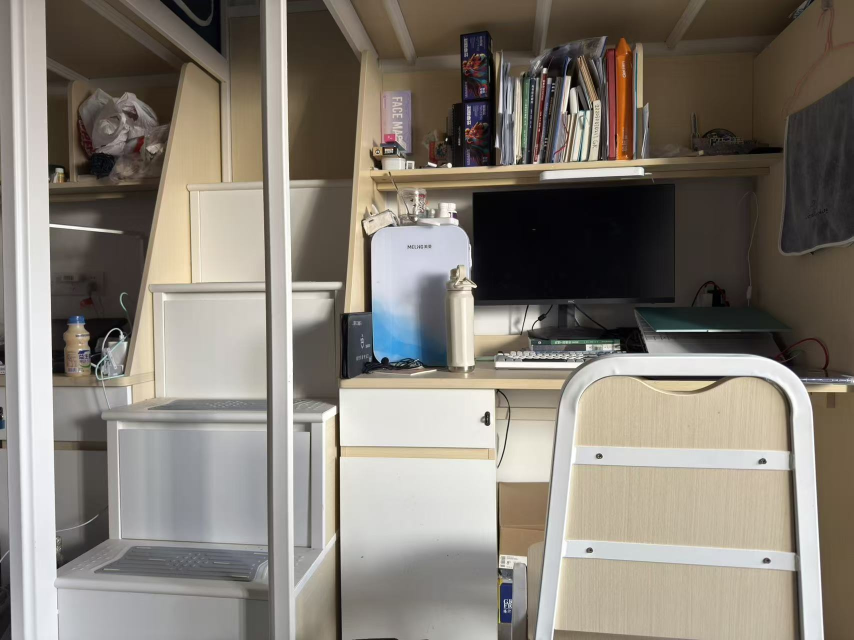
#> input picture pic/left_image_2.jpg, 1707 x 1280 px, found by its file name (shown at 1/2 size)
$ python main_if_2.py
#> lines starting #> are read from the running program, lines starting #| are printed output that depends on the picture; after the words box and inside, x2 and y2 are one past the last pixel; in counts of white or black regions, pixels touching at a corner belong together; long printed decimals are rounded
### solution.py
import cv2
import numpy as np


def insert_depth_filled(depth_map):
    """
    填充深度图中的空洞（深度图为32f类型，单位为米）
    使用类似于积分图的方法进行填充。

    :param depth_map: 输入的深度图（32f类型）
    :return: 填充后的深度图
    """
    height, width = depth_map.shape[0],depth_map.shape[1]
    # 创建积分图和点数积分图
    integral_map = np.zeros((height, width), dtype=np.float64)
    pts_map = np.zeros((height, width), dtype=np.int32)

    # 填充积分图和点数图
    for i in range(height):
        for j in range(width):
            if depth_map[i, j] > 1e-3:
                integral_map[i, j] = depth_map[i, j]
                pts_map[i, j] = 1

    # 计算积分图
    for i in range(height):
        for j in range(1, width):
            integral_map[i, j] += integral_map[i, j-1]
            pts_map[i, j] += pts_map[i, j-1]

    for i in range(1, height):
        for j in range(width):
            integral_map[i, j] += integral_map[i-1, j]
            pts_map[i, j] += pts_map[i-1, j]

    # 使用窗口大小逐步填充空洞
    wnd = 2
    dWnd = 2.0
    while dWnd > 1:
        wnd = int(dWnd)
        dWnd /= 2
        for i in range(height):
            for j in range(width):
                # 计算邻域范围
                left = max(0, j - wnd - 1)
                right = min(j + wnd, width - 1)
                top = max(0, i - wnd - 1)
                bottom = min(i + wnd, height - 1)

                # 计算积分区域
                dx = right - left
                dy = (bottom - top) * width
                id_left_top = top * width + left
                id_right_top = id_left_top + dx
                id_left_bottom = id_left_top + dy
                id_right_bottom = id_left_bottom + dx

                pts_cnt = pts_map[bottom, right] + pts_map[top, left] - pts_map[bottom, left] - pts_map[top, right]
                sum_gray = integral_map[bottom, right] + integral_map[top, left] - integral_map[bottom, left] - integral_map[top, right]

                if pts_cnt > 0:
                    depth_map[i, j] = sum_gray / pts_cnt

        # 高斯模糊平滑
        s = wnd // 2 * 2 + 1
        s = min(s, 201)  # 最大窗口为201
        depth_map = cv2.GaussianBlur(depth_map, (s, s), s, s)

    return depth_map

def fill_disparity_map(disparity_map):
    """
    填充视差图中的空洞（视差图为16位类型）

    :param disparity_map: 输入的视差图（16位）
    :return: 填充后的视差图
    """
    # 将视差图转换为浮动类型并填充空洞
    disparity_map_float = disparity_map.astype(np.float32)

    # 填充视差图中的空洞
    filled_disparity = insert_depth_filled(disparity_map_float)

    # 将填充后的视差图转换回16位
    filled_disparity = np.clip(filled_disparity, 0, 255)  # 防止溢出
    return filled_disparity.astype(np.uint8)

### main_if_2.py
import cv2 as cv
import cv2
import numpy as np
from matplotlib import pyplot as plt
from solution import insert_depth_filled, fill_disparity_map


class stereoCamera(object):
    def __init__(self):
        self.cam_matrix_l = np.array([[1.16250321e+03, 0.00000000e+00, 8.02557637e+02],
                                      [0.00000000e+00, 1.16625351e+03, 5.75175366e+02],
                                      [0.00000000e+00, 0.00000000e+00, 1.00000000e+00]])
        self.cam_matrix_r = np.array([[1.16250321e+03, 0.00000000e+00, 8.02557637e+02],
                                      [0.00000000e+00, 1.16625351e+03, 5.75175366e+02],
                                      [0.00000000e+00, 0.00000000e+00, 1.00000000e+00]])
        self.distortion_l = np.array([-0.01941144, -0.06134838, 0.01620116, -0.00086964, -0.03158034])
        self.distortion_r = np.array([-0.01941144, -0.06134838, 0.01620116, -0.00086964, -0.03158034])
        self.R = np.identity(3, dtype=np.float64)
        self.T = np.array([[-100], [0.0], [0.0]], dtype=np.float32)
        self.doffs = 0.0
        self.isRectified = True

def getRectifyTransform(high, wide, config):
    left_K = config.cam_matrix_l
    right_K = config.cam_matrix_r
    left_distortion = config.distortion_l
    right_distortion = config.distortion_r
    R = config.R
    T = config.T

    # 计算校正变换
    R1, R2, P1, P2, Q, roi1, roi2 = cv.stereoRectify(left_K, left_distortion, right_K, right_distortion,
                                                     (wide, high), R, T, alpha=0)
    map1x, map1y = cv.initUndistortRectifyMap(left_K, left_distortion, R1, P1, (wide, high), cv.CV_32FC1)
    map2x, map2y = cv.initUndistortRectifyMap(right_K, right_distortion, R2, P2, (wide, high), cv.CV_32FC1)
    return map1x, map1y, map2x, map2y, Q


def rectifyImage(img1, img2, map1x, map1y, map2x, map2y):
    rectify_img1 = cv.remap(img1, map1x, map1y, cv.INTER_AREA)
    rectify_img2 = cv.remap(img2, map2x, map2y, cv.INTER_AREA)
    return rectify_img1, rectify_img2


def draw_line(img1, img2):
    height = max(img1.shape[0], img2.shape[0])
    width = img1.shape[1] + img2.shape[1]
    output = np.zeros((height, width, 3), dtype=np.uint8)
    output[0:img1.shape[0], 0:img1.shape[1]] = img1
    output[0:img2.shape[0], img1.shape[1]:] = img2
    line_interval = 50  # 直线间隔
    for k in range(height // line_interval):
        cv.line(output, (0, line_interval * (k + 1)),
                (2 * width, line_interval * (k + 1)),
                (0, 255, 0), thickness=2, lineType=cv.LINE_AA)
    plt.imshow(output, 'gray')
    plt.show()
    # cv.imwrite('./lineOut.jpg',output)
    return output


def opencv_SGBM(left_img, right_img, use_wls=False):
    blockSize = 11
    paramL = {"minDisparity": 0,  # 表示可能的最小视差值。通常为0，但有时校正算法会移动图像，所以参数值也要相应调整
              "numDisparities": 224,  # 表示最大的视差值与最小的视差值之差，这个差值总是大于0。在当前的实现中，这个值必须要能被16整除，越大黑色边缘越多，表示不能计算视差的区域
              "blockSize": blockSize,
              "P1": 8 * 3 * blockSize * blockSize,  # 控制视差图平滑度的第一个参数 2,904
              "P2": 32 * 3 * blockSize * blockSize,  # 控制视差图平滑度的第二个参数，值越大，视差图越平滑。P1是邻近像素间视差值变化为1时的惩罚值，11,616
              # p2是邻近像素间视差值变化大于1时的惩罚值。算法要求P2>P1,stereo_match.cpp样例中给出一些p1和p2的合理取值。
              "disp12MaxDiff": 1,  # 表示在左右视图检查中最大允许的偏差（整数像素单位）。设为非正值将不做检查。
              "uniquenessRatio": 10,  # 表示由代价函数计算得到的最好（最小）结果值比第二好的值小多少（用百分比表示）才被认为是正确的。通常在5-15之间。
              "speckleWindowSize": 50,  # 表示平滑视差区域的最大窗口尺寸，以考虑噪声斑点或无效性。将它设为0就不会进行斑点过滤，否则应取50-200之间的某个值。
              "speckleRange": 1,  # 指每个已连接部分的最大视差变化，如果进行斑点过滤，则该参数取正值，函数会自动乘以16、一般情况下取1或2就足够了。
              "preFilterCap": 31,
              "mode": cv.STEREO_SGBM_MODE_SGBM_3WAY
              }
    matcherL = cv.StereoSGBM_create(**paramL)
    # 计算视差图
    dispL = matcherL.compute(left_img, right_img)

    # WLS滤波平滑优化图像
    if use_wls:
        paramR = paramL
        paramR['minDisparity'] = -paramL['numDisparities']
        matcherR = cv.StereoSGBM_create(**paramR)
        dispR = matcherR.compute(right_img, left_img)
        # dispR = np.int16(dispR)
        lmbda = 80000
        sigma = 1.5
        filter = cv.ximgproc.createDisparityWLSFilter(matcher_left=matcherL)
        filter.setLambda(lmbda)
        filter.setSigmaColor(sigma)
        dispL = filter.filter(dispL, left_img, None, dispR)

    # 双边滤波
    dispL = cv2.bilateralFilter(dispL.astype(np.float32), d=9, sigmaColor=75, sigmaSpace=75)

    # 除以16得到真实视差（因为SGBM算法得到的视差是×16的）
    dispL[dispL < 0] = 1e-6
    dispL = dispL.astype(np.int16)
    dispL = dispL / 16.0  # float 64 必须转为uint才能正确显示，如果不使用空洞填充的话

    dispL_nor = cv2.normalize(dispL, None, 0, 255, cv.NORM_MINMAX)
    dispL_nor = dispL_nor.astype(np.uint8)
    cv.imshow('dispL_before', cv.resize(dispL_nor, (853,640)))
    #cv.waitKey(0)

    return dispL


def create_point_cloud(dispL, img, Q):
    # step = 2  # 取样间隔
    # dispL = dispL[::step, ::step]
    # img = img[::step, ::step]
    points = cv.reprojectImageTo3D(dispL, Q)
    colors = cv.cvtColor(img, cv.COLOR_BGR2RGB)
    # mask = dispL > dispL.min()
    mask = (dispL > 0)
    points = points.astype(np.float16)
    out_points = points[mask]
    out_colors = colors[mask]
    return out_points, out_colors


def save_point_cloud(points, colors, filename, depth_range):
    colors = colors.reshape(-1, 3)
    points = points.reshape(-1, 3)
    # 只要规定区域的点
    print("Depth range in point cloud:", points[:, 2].min(), points[:, 2].max())
    valid_indices = np.where((points[:, 2] > depth_range[0]) & (points[:, 2] < depth_range[1]))[0]
    filtered_points = points[valid_indices]
    # 带颜色的
    filtered_colors = colors[valid_indices]
    point_cloud = np.hstack([filtered_points, filtered_colors])
    np.savetxt(filename, point_cloud, fmt='%0.4f %0.4f %0.4f %d %d %d')
    # # 不带颜色的
    # point_cloud = filtered_points
    # np.savetxt(filename, point_cloud, fmt='%0.4f %0.4f %0.4f')


def creatDepthView(dispL=None, focal_length=1162.5, baseline=0.1):
    dispL[dispL <= 120] = 120 # 根据视差图中的直方图确定，也可以根据数据集中提供的视差范围确定
    dispL[dispL > 200] = 200
    depth_map = (baseline * focal_length) / (dispL.astype(np.float32))

    print(np.max(depth_map))
    print(np.min(depth_map))

    # 归一化深度图到 0-255 范围
    depth_normalized = cv2.normalize(depth_map, None, alpha=0, beta=255, norm_type=cv2.NORM_MINMAX)
    depth_normalized = depth_normalized.astype(np.uint8)

    # 使用伪彩色图显示深度
    depth_color_map = cv2.applyColorMap(depth_normalized, cv2.COLORMAP_JET)

    return depth_color_map


if __name__ == '__main__':
    imgl = cv.imread('D:/code/pycharm/stereo  visuals/self_depth_generation/pic/left_image_2.jpg')
#> imgl is the input picture: shape (1280, 1707, 3); mean B, G, R 116.9, 126, 132.4
    imgr = cv.imread('D:/code/pycharm/stereo  visuals/self_depth_generation/pic/right_image_2.jpg')
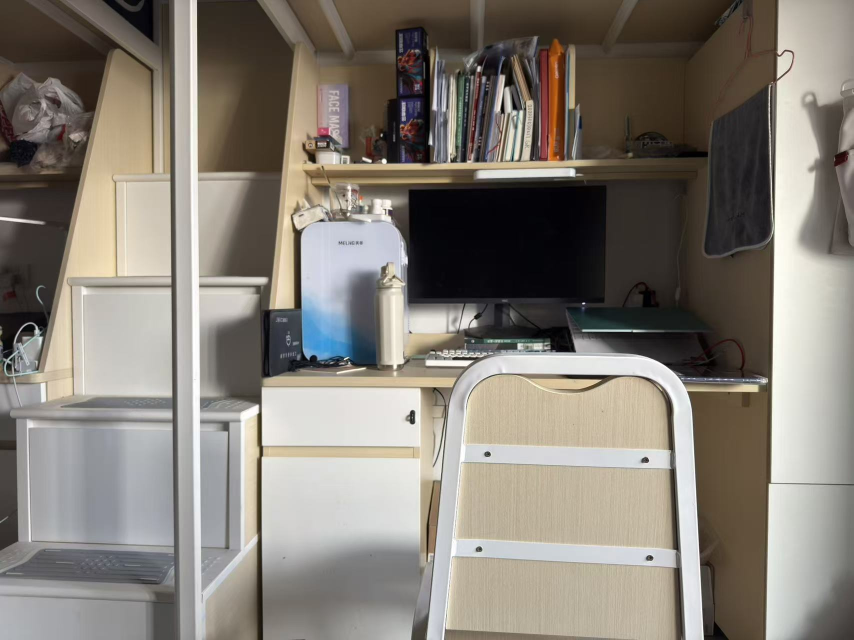
#> input picture pic/right_image_2.jpg, 1707 x 1280 px, found by its file name (shown at 1/2 size)
#> imgr is the input picture: shape (1280, 1707, 3); mean B, G, R 117.6, 126, 132.1
    high, wide = imgl.shape[0:2]
#> high = 1280; wide = 1707
    print(high, wide)
#| 1280 1707

    # # 读取相机参数
    config = stereoCamera()

    # # 消除图像畸变
    imgl_qb = cv.undistort(imgl, config.cam_matrix_l, config.distortion_l)
    imgr_qb = cv.undistort(imgr, config.cam_matrix_r, config.distortion_r)
    # 数据集中图像是矫正之后的，

    # # 极线校正  获取Q矩阵备用
    map1x, map1y, map2x, map2y, Q = getRectifyTransform(high, wide, config)
    imgl_jx, imgr_jx = rectifyImage(imgl_qb, imgr_qb, map1x, map1y, map2x, map2y)
    print("Print Q!")
    print(Q)
#| [[ 1.00000000e+00  0.00000000e+00  0.00000000e+00 -6.93868622e+02]
#|  [ 0.00000000e+00  1.00000000e+00  0.00000000e+00 -6.01538193e+02]
#|  [ 0.00000000e+00  0.00000000e+00  0.00000000e+00  1.23583583e+03]
#|  [ 0.00000000e+00  0.00000000e+00  1.00000000e-02 -0.00000000e+00]]

    # # 绘制等间距平行线，检查效果
    line = draw_line(imgl_jx, imgr_jx)
    line = draw_line(imgl_qb, imgr_qb)
#> after the loop in draw_line (call 2), `for k in range(height // line_interval):`:
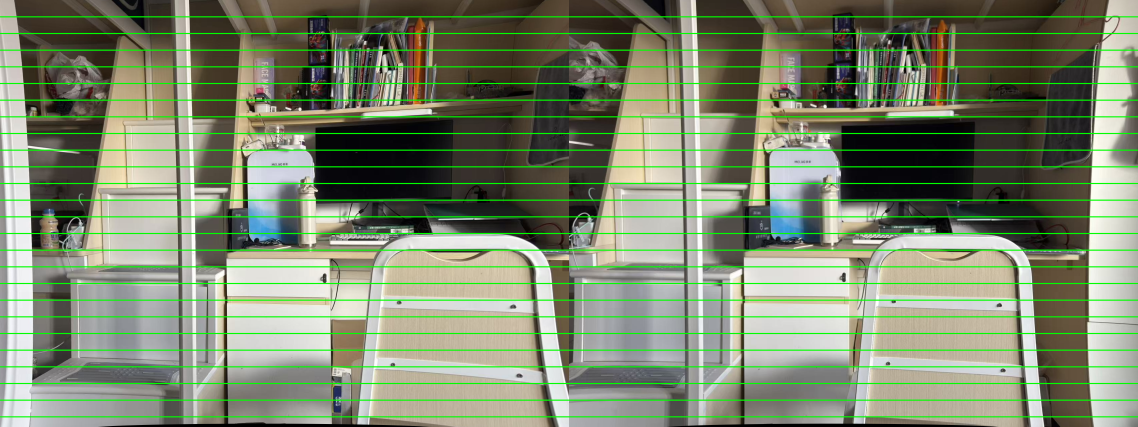
#> output: shape (1280, 3414, 3) (shown at 1/3 size); mean B, G, R 110, 135.3, 124

    imgl_hd = cv.cvtColor(imgl, cv.COLOR_BGR2GRAY)
    imgr_hd = cv.cvtColor(imgr, cv.COLOR_BGR2GRAY)
    imgl_hd = cv.equalizeHist(imgl_hd)
    imgr_hd = cv.equalizeHist(imgr_hd)

    # 立体匹配——SBGM算法
    dispL = opencv_SGBM(imgl_hd, imgr_hd, True)
#> in opencv_SGBM, `paramR = paramL`: paramR = 11 items
#> in opencv_SGBM, `dispL[dispL < 0] = 1e-6`:
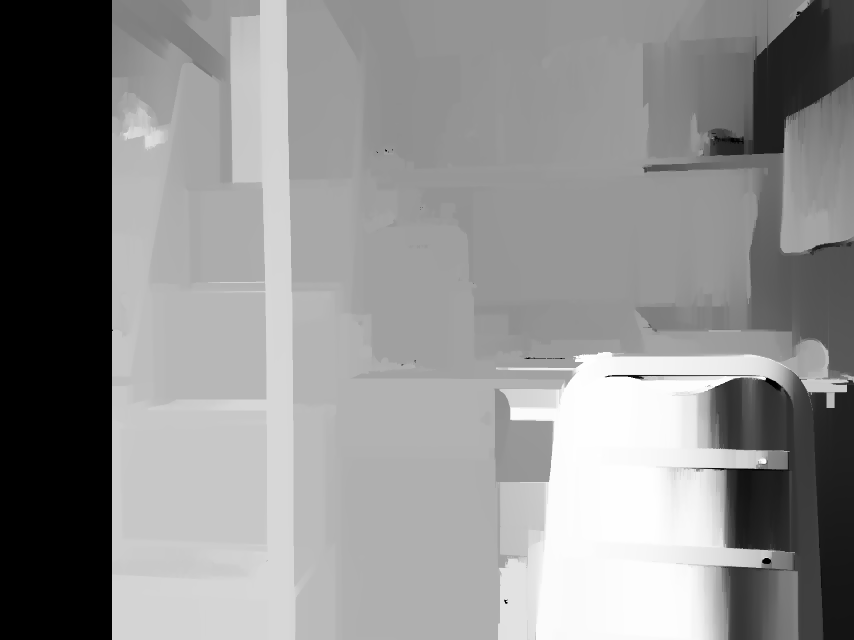
#> dispL: shape (1280, 1707) float32 (shown at 1/2 size); min 1e-06, max 3568, mean 1991.3; drawn with min black and max white

    # 视差图空洞填充
    dispL = fill_disparity_map(dispL)
#> after the loop in insert_depth_filled, `for i in range(height):`:
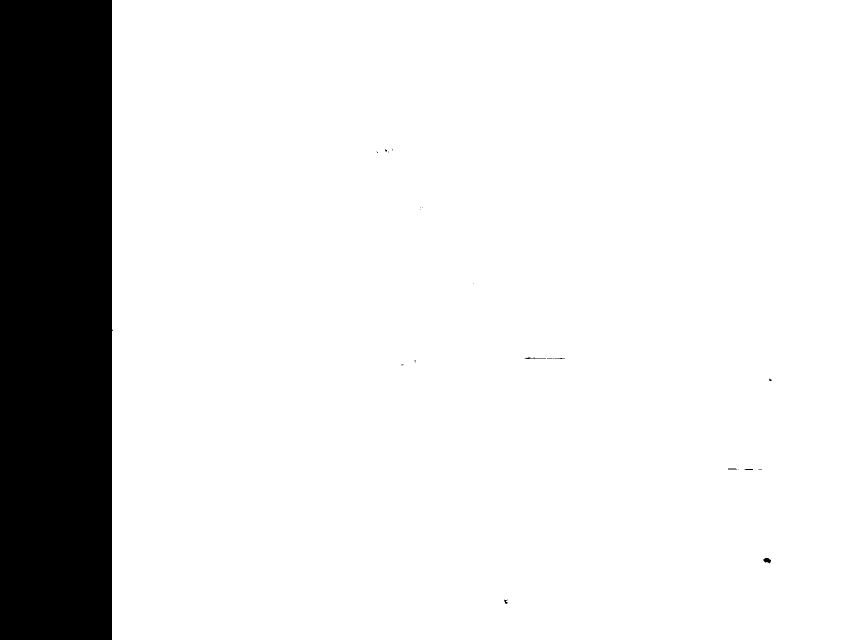
#> pts_map: shape (1280, 1707) int32 (shown at 1/2 size); values 0 (black) and 1 (white), 86.9% white; 25 black regions (18 under 20 px), largest, box (x1, y1, x2, y2) and area: (0, 0, 226, 1280) 286724, (1526, 1116, 1542, 1127) 111, (1049, 715, 1092, 718) 53
#> after the loop in insert_depth_filled, `for i in range(height):`:
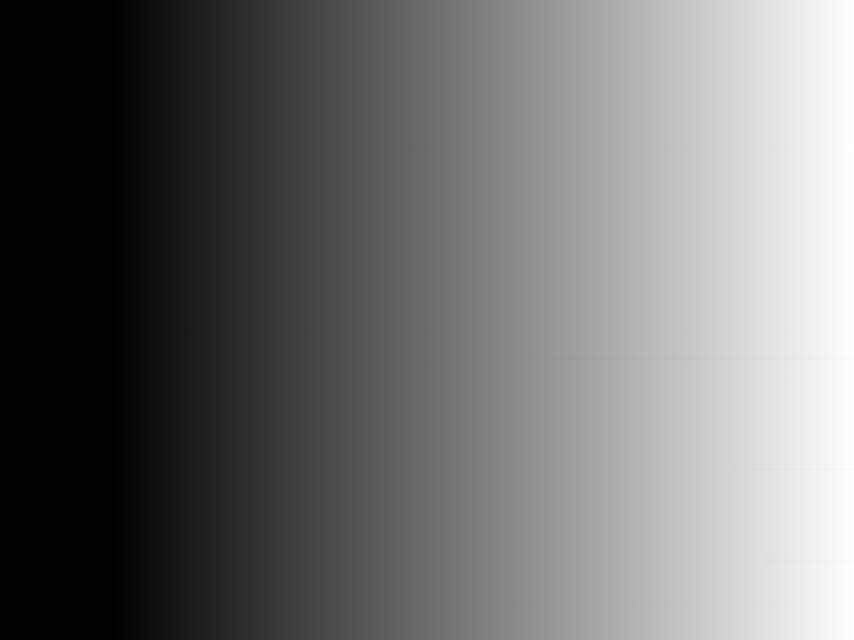
#> pts_map: shape (1280, 1707) int32 (shown at 1/2 size); min 0, max 1483, mean 644.6; drawn with min black and max white
#> after the loop in insert_depth_filled, `for i in range(1, height):`:
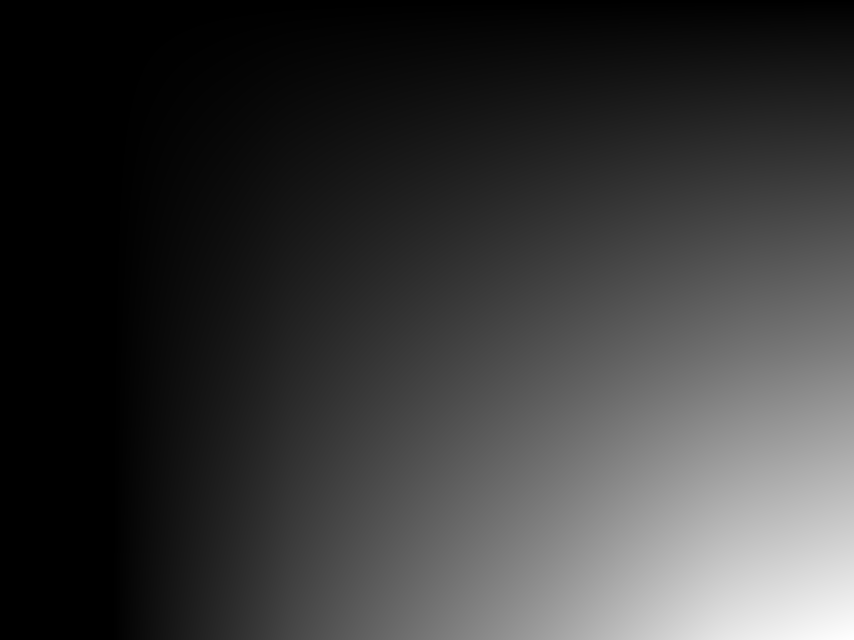
#> integral_map: shape (1280, 1707) float64 (shown at 1/2 size); min 0, max 271872356.8, mean 60398195.4; drawn with min black and max white
#> after the loop in insert_depth_filled, `while dWnd > 1:`: dWnd = 1

    # # 计算视差图中每个值出现的次数
    unique, counts = np.unique(dispL, return_counts=True)
#> unique = 223 values from 0 to 222; counts = 223 values, max 282944 at index 0, min 16 at index 11, mean 9798
    # # 绘制直方图
    plt.figure(figsize=(10, 6))
    plt.bar(unique, counts, width=1, color='b', alpha=0.7)
    plt.xlabel('disparity')
    plt.ylabel('times')
    plt.title('map')
    plt.show()
#> figure, not shown here; tallest bar 282944 high, from x = -0.5 to 0.5

    # 深度图
    depthmap = creatDepthView(dispL)
#> in creatDepthView, `dispL[dispL > 200] = 200`: dispL: shape (1280, 1707); min 120, max 200, mean 145.8
#| 0.9688
#| 0.5813

    # 深度图空洞填充
    # depthmap = insert_depth_filled(depthmap)

    # show original depthMap distanceMap
    cv.imshow('image', cv.resize(imgl, (853,640)))
    cv.imshow('dispL_after', cv.resize(dispL, (853,640)))
    cv.imshow('depthmap', cv.resize(depthmap, (853,640)))
    # cv.imwrite('depth.png',depthmap)
    # cv.imwrite('displ.png',dispL)
    cv.waitKey(0)

    # 生成三维点云
    assert imgl.shape[:2] == dispL.shape[:2], "Image and disparity map must have the same resolution!"
    points, colors = create_point_cloud(dispL, imgl_jx, Q)
#> in create_point_cloud, `points = cv.reprojectImageTo3D(dispL, Q)`:
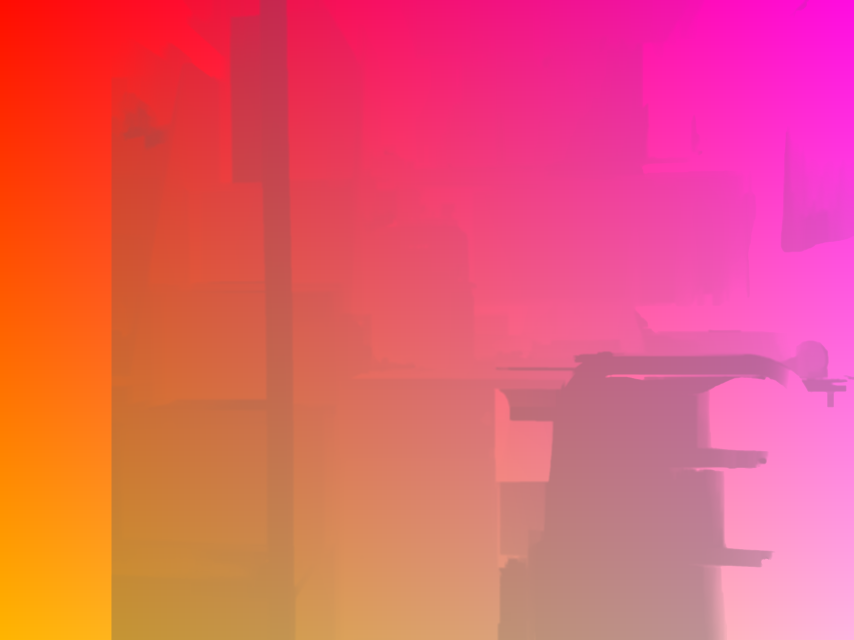
#> points: shape (1280, 1707, 3) float32 (shown at 1/2 size); mean of channels 0, 1, 2 116.9, 7.8, 872.5; drawn with min black and max white
#> in create_point_cloud, `mask = (dispL > 0)`: mask: shape (1280, 1707) bool; every value is 1
    points, colors = create_point_cloud(dispL, imgl, Q)

    # 保存点云（带颜色.xyz;不带颜色.ply）
    depth_range = [0, 10000]  # 深度范围
    save_point_cloud(points, colors, 'point_cloud2.xyz', depth_range)
#| Depth range in point cloud: 618.0 1030.0
